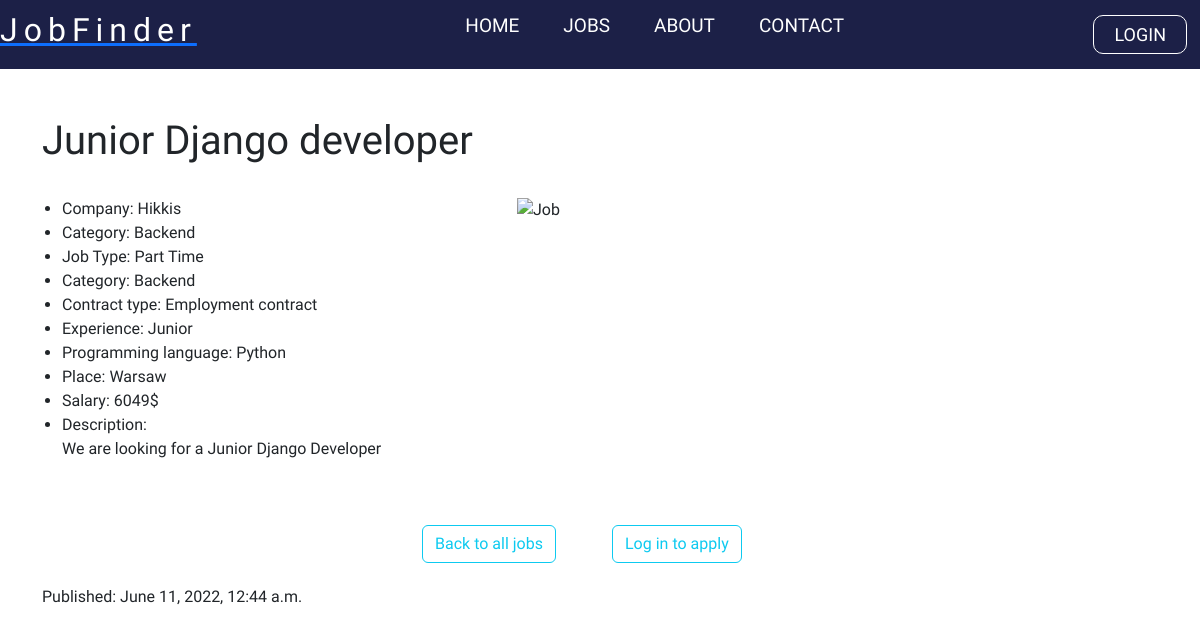
Page /jobs/20/ on the committed database.
### backend/models.py (models this page shows, shortened)
class Job(models.Model):
    user = models.ForeignKey(User, related_name='useraccount', on_delete=models.CASCADE, null=True, blank=True, editable=False)
    title = models.CharField(max_length=200, null=True, blank=True)
    company = models.CharField(max_length=200, null=True, blank=True)
    jobType = models.CharField(choices=JOB_CHOICES, max_length = 50, null=True, blank=True)
    category = models.CharField(choices=CATEGORY_CHOICES, max_length = 50, null=True, blank=True)
    contractType = models.CharField(choices=CONTRACT_CHOICES, max_length = 50, null=True, blank=True)
    experience = models.CharField(choices=EXPERIENCE_CHOICES, max_length = 50, null=True, blank=True)
    description = RichTextField(blank=True, null=True)
    proglanguage =  models.CharField(max_length=200, null=True, blank=True)
    place = models.CharField(max_length=200, null=True, blank=True)
    salary = models.CharField(max_length=200, null=True, blank=True)
    published = models.DateTimeField(default=timezone.now)
    class Meta:
        ordering = ['-published']

### backend/views.py (the view)
# urls.py: path('jobs/<int:job_id>/', views.job_info, name='job_info'),
def job_info(request, job_id):
    job = Job.objects.get(pk=job_id)
    return render(request, 'backend/job_info.html', {'job': job})

### templates/backend/job_info.html (shortened to what this page needs)
{% extends 'main.html' %}
{% load static %}
{% block content %}
{% include 'navbar.html' %}
{% static 'images' as baseUrl %}
    <div class="container py-4 my-4 mx-auto d-flex flex-column">
        <div class="header">
            <div class="row r1">
                <div class="col-md-9 abc">
                    <h1>{{ job.title }} </h1>
                </div>
            </div>
        </div>
        <div class="container-body mt-4">
            <div class="row r3">
                <div class="col-md-5 p-0 klo">
                    <ul>
                        <li>Company: {{ job.company }}</li>
                        <li>Category: {{ job.get_category_display }}</li>
                        <li>Job Type: {{ job.jobType}}</li>
                        <li>Category: {{ job.category }}</li>
                        <li>Contract type: {{ job.contractType }}</li>
                        <li>Experience: {{ job.experience }}</li>
                        <li>Programming language: {{job.proglanguage}}</li>
                        <li>Place: {{ job.place }}</li>
                        <li>Salary: {{ job.salary }}$</li>
                        <li>Description: {{ job.description|safe }}</li>
                    </ul>
                </div>
                <div class="col-md-7"> <img src="https://cdn.pixabay.com/photo/2015/09/04/23/28/wordpress-923188_960_720.jpg" alt="Job" width="90%" height="95%"> </div>
            </div>
        </div>
        <div class="footer d-flex flex-column mt-5">
            <div class="row r4">
                <div class="col-md-2 mio offset-md-4">
                   <a type="button" class="btn btn-outline-info" href="{% url 'jobs' %}">Back to all jobs</a></div>
                    {% if user.is_authenticated %}
                <div class="col-md-2 myt ">
                   <a type="button" class="btn btn-outline-info" href="{% url 'application' job.id %}">Apply for job</a></div>
                    {% else %}
                    <div class="col-md-2 myt ">
                   <a type="button" class="btn btn-outline-info" href="{% url 'loginPage' %}">Log in to apply</a></div>
                    {% endif %}
            </div>
            <br>
            <h6>Published: {{job.published}}</h6>
        </div>
        <br>
    </div>
      <link href="https://cdn.jsdelivr.net/npm/bootstrap@5.2.0-beta1/dist/css/bootstrap.min.css" rel="stylesheet">
{% endblock %}

### static/styles/navbar.css (style rules this page uses)
* { margin: 0; padding: 0; font-family: 'Koulen', cursive; }
body { background-color: rgb(255, 255, 255); }

### rows in the picture
Job: title "Junior Django developer", company "Hikkis", category "Backend", jobType "Part Time", contractType "Employment contract", experience "Junior", proglanguage "Python", place "Warsaw", salary "6049", description "We are looking for a Junior Django Developer", published "June 11, 2022, 12:44 a.m."
